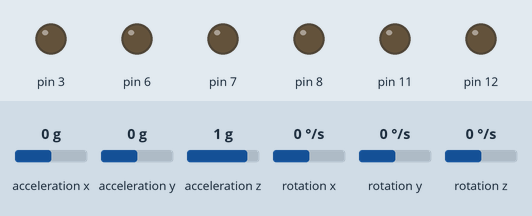
Recording of a sketch running on a simulated Arduino Uno, built with avr-gcc and run on an emulated ATmega328P. On the bench: output pins drawn as LEDs (lit = HIGH). The inputs (shaded band) are chosen by the test bench; at power-on: acceleration x 0 g, acceleration y 0 g, acceleration z 1 g, rotation x 0 °/s, rotation y 0 °/s, rotation z 0 °/s. What the sketch prints to the serial monitor is not drawn.

Above: at 0.1 s.
At 0.6 s:
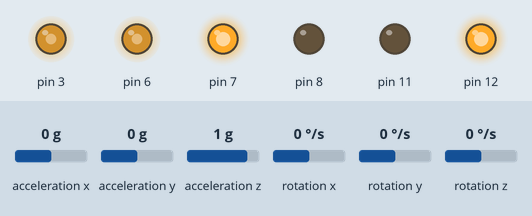
Timing chart, 0 to 2.1 s (numbered marks = the images above):
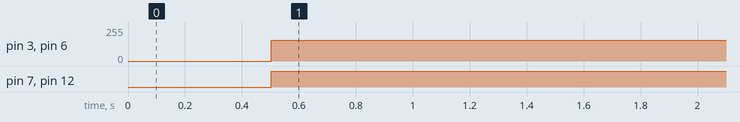

The sketch:

drive_straight_test.ino
```cpp
#include <MPU6050.h>
#include <motor_control.h>
#include <PID_v1.h>

//Define Variables we'll be connecting to
double input, output;
double setpoint=0;
int power = 155;//power to the robot

//Specify the links and initial tuning parameters
double kp=2, ki=0, kd=0;
PID straight(&input, &output, &setpoint, kp, ki, kd, DIRECT);

//IMU initailize
MPU6050 IMU(4, 5);

void setup()
{
  motor_setup();//setup motor pins
  IMU.initialize();//initialize MPU6050 sensor
  delay(500); //Add delay so finger press on reset button does not mess up calibration
  IMU.calibrate();  //calibrate the sensor(robot cannot move during this time)
  straight.SetMode(1);
  straight.SetOutputLimits(-100, 100);
  straight.SetSampleTime(50);
  Serial.begin(9600);
}

void loop()
{
  //Update sensor
  IMU.update();
  //compute
  straight.Compute();
  input = IMU.get_ang_vel('z');
  raw_motor_control(power-output, power+output); //Need to make schema of robot for this
  Serial.print("output: "); Serial.print(output); Serial.print(" input: "); Serial.println(input);

}
```

Measured:
- by itself, pin 3, pin 6: 0/255 → 155/255 at 0.50 s
- by itself, pin 7, pin 12: LOW → HIGH at 0.50 s
